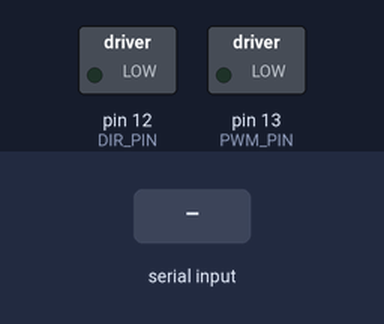
This sketch was run on a simulated Arduino Uno, built with avr-gcc and run on an emulated ATmega328P. Shown: switched loads named in the sketch (green lamp = pin HIGH). Inputs (shaded band) come from the test bench.

Above: at 1.2 s.
1.3 s: "1\n" received over Serial
At 1.6 s:
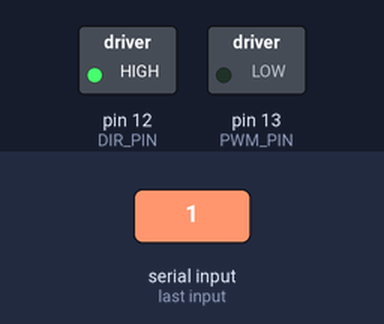
4.3 s: "2\n" received over Serial
At 7.2 s:
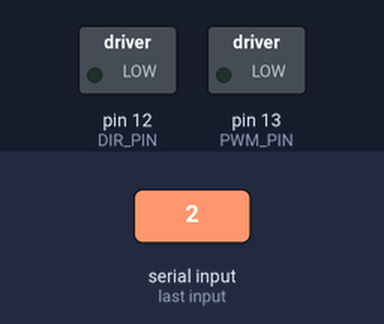
7.3 s: "0\n" received over Serial
Timing chart, 0 to 10.3 s (numbered marks = the images above; inputs shaded):
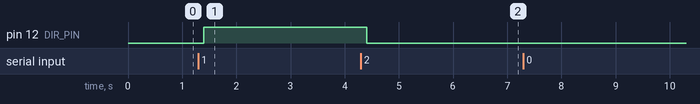

Measured:
- after the input at 1.3 s, pin 12 (DIR_PIN): LOW → HIGH after 0.10 s
- after the input at 4.3 s, pin 12 (DIR_PIN): HIGH → LOW after 0.10 s

The sketch:

motorDriver.ino
```cpp
// Cytron MDD10A motor driver
// To operator DC Motor

#define PWM_PIN 13
#define DIR_PIN 12

int state = 0;

void setup()
{
    pinMode(PWM_PIN, OUTPUT);
    pinMode(DIR_PIN, OUTPUT);
    Serial.begin(9600);
}

void loop()
{
    if (Serial.available())
    {
        String input = Serial.readStringUntil('\n');
        state = input.toInt();
    }

    switch (state)
    {
        case 0:
            digitalWrite(PWM_PIN, LOW);
            break;
        case 1:
            // STOP motor -> Set direction -> Enable PWM
            // Setting direction before enabling PWM prevents some jerks
            digitalWrite(PWM_PIN, LOW); // To prevent abrupt change from reverse to forward
            delay(100);

            digitalWrite(DIR_PIN, HIGH);
            digitalWrite(PWM_PIN, HIGH);
            break;
        case 2:
            digitalWrite(PWM_PIN, LOW); // To prevent abrupt change from forward to reverse
            delay(100);

            digitalWrite(DIR_PIN, LOW);
            digitalWrite(PWM_PIN, HIGH);
            break;
        default:
            Serial.println("Invalid state chosen. Choose again from 0 to 2.");
    }
}
```
